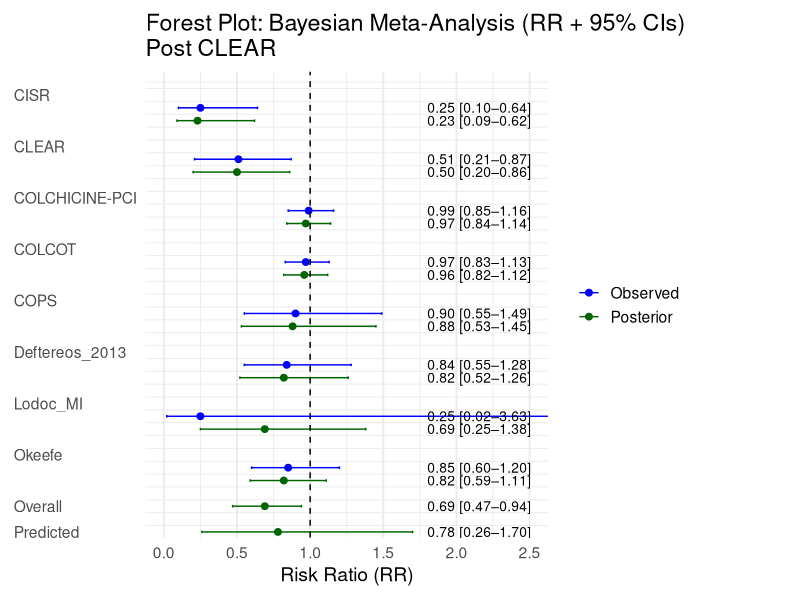

The R source for this figure:
library(ggplot2)
library(dplyr)
library(tibble)

# Define base data WITH blank row inserted between "Overall" and "Predicted"
df <- tibble(
  study = c("CISR", "CLEAR", "COLCHICINE-PCI", "COLCOT", "COPS", "Deftereos_2013",
            "Lodoc_MI", "Okeefe", "Overall", " ", "Predicted"),
  rr_obs = c(0.25, 0.51, 0.99, 0.97, 0.90, 0.84, 0.25, 0.85, NA, NA, NA),
  ci_low_obs = c(0.10, 0.21, 0.85, 0.83, 0.55, 0.55, 0.02, 0.60, NA, NA, NA),
  ci_upp_obs = c(0.64, 0.87, 1.16, 1.13, 1.49, 1.28, 3.63, 1.20, NA, NA, NA),
  rr_post = c(0.23, 0.50, 0.97, 0.96, 0.88, 0.82, 0.69, 0.82, 0.69, NA, 0.78),
  ci_low_post = c(0.09, 0.20, 0.84, 0.82, 0.53, 0.52, 0.25, 0.59, 0.47, NA, 0.26),
  ci_upp_post = c(0.62, 0.86, 1.14, 1.12, 1.45, 1.26, 1.38, 1.11, 0.94, NA, 1.70)
)

# Build plotting dataframe
plot_df <- bind_rows(lapply(1:nrow(df), function(i) {
  study <- df$study[i]
  
  if (study %in% c("Overall", "Predicted", " ")) {
    return(tibble(
      y_label = study,
      rr = df$rr_post[i],
      ci_low = df$ci_low_post[i],
      ci_upp = df$ci_upp_post[i],
      value_label = if (!is.na(df$rr_post[i])) sprintf("%.2f [%.2f–%.2f]", df$rr_post[i], df$ci_low_post[i], df$ci_upp_post[i]) else "",
      type = if (!is.na(df$rr_post[i])) "Posterior" else "Spacer"
    ))
  } else {
    return(tibble(
      y_label = c(study, "", "", ""),
      rr = c(NA, df$rr_obs[i], df$rr_post[i], NA),
      ci_low = c(NA, df$ci_low_obs[i], df$ci_low_post[i], NA),
      ci_upp = c(NA, df$ci_upp_obs[i], df$ci_upp_post[i], NA),
      value_label = c(
        "",
        sprintf("%.2f [%.2f–%.2f]", df$rr_obs[i], df$ci_low_obs[i], df$ci_upp_obs[i]),
        sprintf("%.2f [%.2f–%.2f]", df$rr_post[i], df$ci_low_post[i], df$ci_upp_post[i]),
        ""
      ),
      type = c("Label", "Observed", "Posterior", "Spacer")
    ))
  }
}), .id = "group")

# Add vertical positions
plot_df$ypos <- rev(seq_len(nrow(plot_df)))

# Plot
ggplot(plot_df, aes(x = rr, y = ypos)) +
  geom_errorbarh(aes(xmin = ci_low, xmax = ci_upp, color = type),
                 height = 0.2, na.rm = TRUE) +
  geom_point(aes(color = type), size = 2, na.rm = TRUE) +
  geom_text(aes(x = 1.8, label = value_label), hjust = 0, size = 3.5, na.rm = TRUE) +
  geom_vline(xintercept = 1, linetype = "dashed") +
  scale_color_manual(
    values = c("Observed" = "blue", "Posterior" = "darkgreen"),
    breaks = c("Observed", "Posterior"),
    labels = c("Observed", "Posterior"),
    name = NULL,
    na.translate = FALSE
  ) +
  scale_y_continuous(
    breaks = plot_df$ypos,
    labels = plot_df$y_label,
    expand = expansion(mult = c(0.01, 0.05))
  ) +
  coord_cartesian(xlim = c(0, 2.5)) +
  labs(
    title = "Forest Plot: Bayesian Meta-Analysis (RR + 95% CIs)\nPost CLEAR",
    x = "Risk Ratio (RR)",
    y = NULL
  ) +
  theme_minimal(base_size = 14) +
  theme(
    legend.position = "right",
    panel.grid.major.y = element_blank(),
    axis.text.y = element_text(hjust = 0),
    plot.margin = margin(10, 80, 10, 10)
  )
